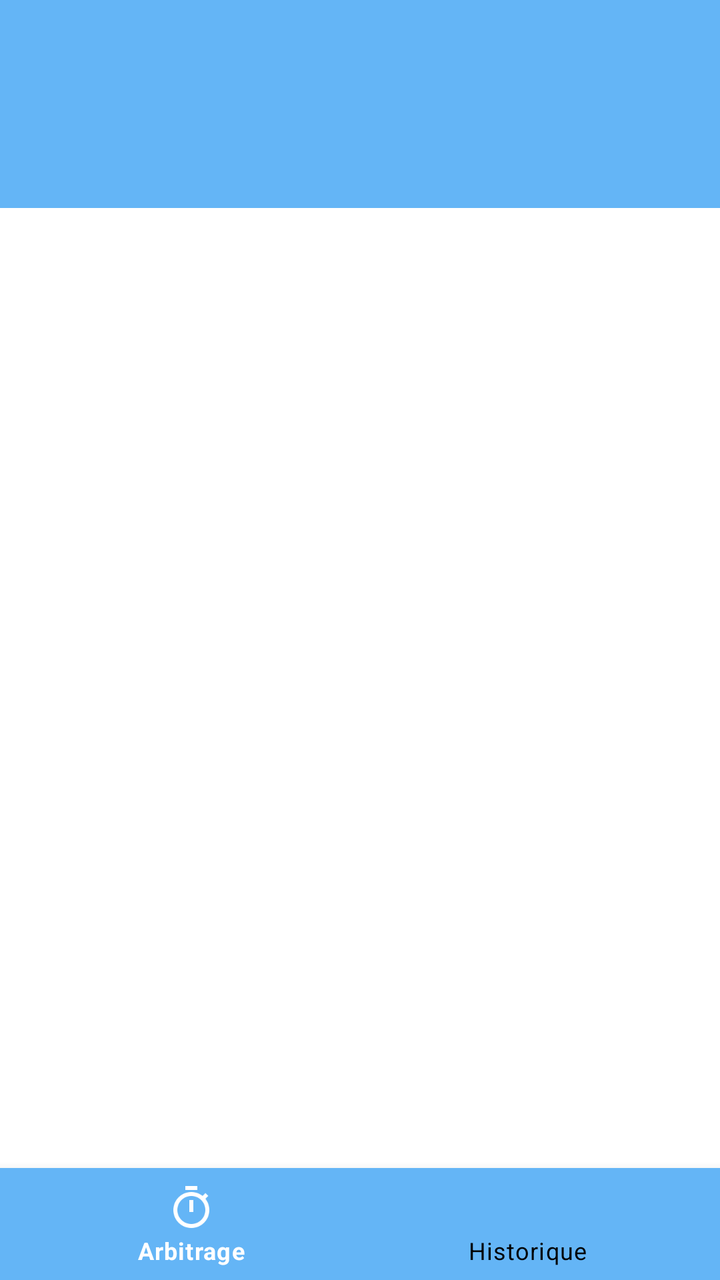
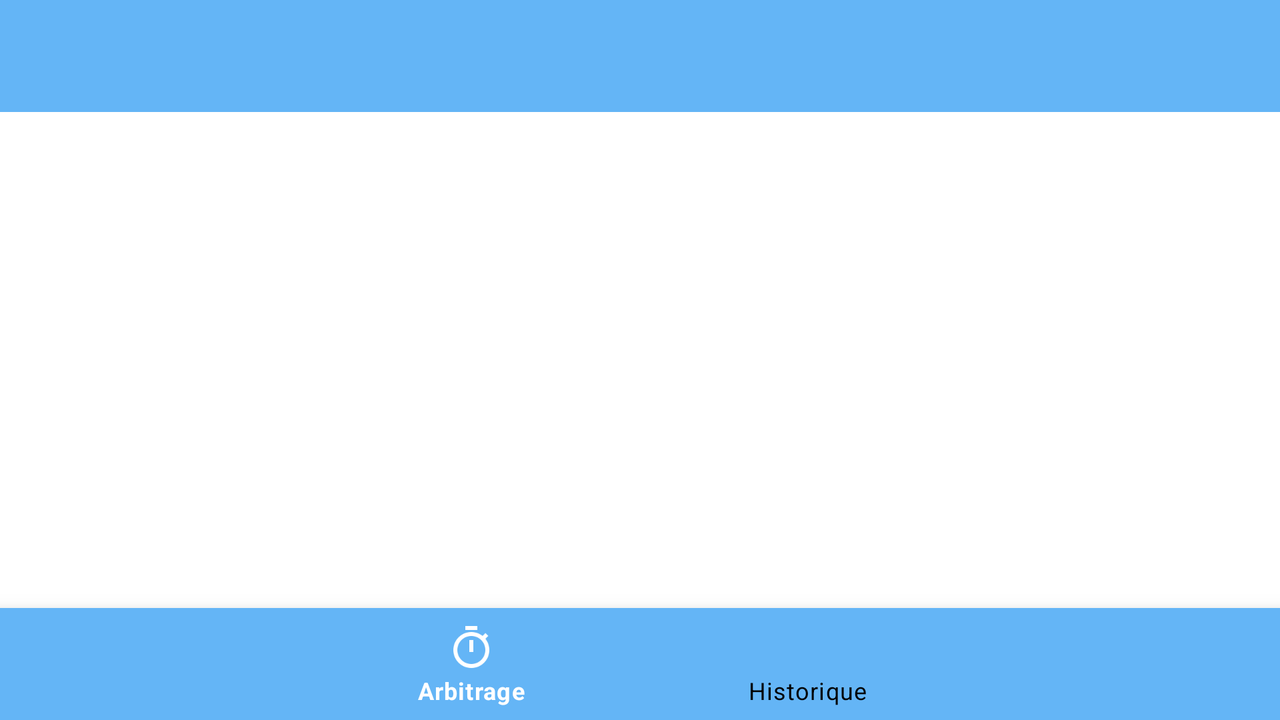

First picture: res/layout/ on a phone held upright. Second picture: the repository's own variant of that layout, on a device whose configuration matches the variant's folder. Source for both follows.
<!-- AndroidManifest.xml: application theme Theme.SmartTraining -->
<!-- res/layout/activity_history.xml -->
<?xml version="1.0" encoding="utf-8"?>
<RelativeLayout xmlns:android="http://schemas.android.com/apk/res/android"
    xmlns:app="http://schemas.android.com/apk/res-auto"
    android:layout_width="match_parent"
    android:layout_height="match_parent">

    <include
        layout="@layout/toolbar"
        android:layout_width="match_parent"
        android:layout_height="wrap_content" />

    <com.google.android.material.tabs.TabLayout
        android:id="@+id/activity_history_tablayout"
        android:layout_width="match_parent"
        android:layout_height="wrap_content"
        app:tabSelectedTextColor="@color/selectedItem"
        app:tabTextColor="@color/unselectedItem"
        android:background="@color/primaryColor"
        android:layout_below="@+id/toolbar" />

    <androidx.viewpager2.widget.ViewPager2
        android:id="@+id/activity_history_viewpager"
        android:layout_width="match_parent"
        android:layout_height="match_parent"
        android:layout_above="@id/activity_history_bottom_navigation"
        android:layout_below="@+id/activity_history_tablayout" />

    <com.google.android.material.bottomnavigation.BottomNavigationView
        android:id="@+id/activity_history_bottom_navigation"
        android:layout_width="match_parent"
        android:layout_height="wrap_content"
        android:layout_alignParentBottom="true"
        android:background="@color/primaryColor"
        app:itemIconTint="@drawable/bottom_navigation_colors"
        app:itemTextColor="@drawable/bottom_navigation_colors"
        app:menu="@menu/bottom_navigation_menu" />

</RelativeLayout>
<!-- res/layout/toolbar.xml (included above) -->
<?xml version="1.0" encoding="utf-8" ?>
<androidx.appcompat.widget.Toolbar
    android:fitsSystemWindows="true"
    xmlns:android="http://schemas.android.com/apk/res/android"
    xmlns:app="http://schemas.android.com/apk/res-auto"
    android:id="@+id/toolbar"
    android:layout_width="match_parent"
    android:layout_height="wrap_content"
    android:background="?attr/colorPrimary"
    android:minHeight="?attr/actionBarSize"
    android:theme="@style/ToolbarTheme"
    app:titleTextAppearance="@style/Toolbar.TitleText" />
<!-- resources referenced by this layout -->
<resources>
  <color name="primaryColor">#64B5F6</color>
  <color name="selectedItem">#FFFFFF</color>
  <color name="unselectedItem">#000000</color>
  <!-- drawable bottom_navigation_colors (drawable) -->
  <selector xmlns:android="http://schemas.android.com/apk/res/android">
      <item
          android:state_checked="true"
          android:color="@color/selectedItem" />
      <item
          android:state_checked="false"
          android:color="@color/unselectedItem" />
  </selector>
  <style name="Toolbar.TitleText" parent="TextAppearance.Widget.AppCompat.Toolbar.Title">
          <item name="android:textSize">21sp</item>
      </style>
  <style name="ToolbarTheme" parent="@style/ThemeOverlay.AppCompat.Dark.ActionBar">
          
          <item name="android:textColorPrimary">@color/primaryTextColor</item>
      </style>
  <style name="Theme.SmartTraining" parent="Theme.MaterialComponents.DayNight.NoActionBar">
          
          <item name="colorPrimary">@color/primaryColor</item>
          
          <item name="colorSecondary">@color/secondaryColor</item>
          
          <item name="android:statusBarColor" tools:targetApi="l">?attr/colorPrimaryVariant</item>
          
      </style>
  <color name="primaryTextColor">#FFFFFF</color>
  <color name="secondaryColor">#C8E6C9</color>
</resources>
<!-- res/layout-land/activity_history.xml (the repository's variant of the layout above) -->
<!-- drawn on the phone turned sideways -->
<?xml version="1.0" encoding="utf-8"?>
<RelativeLayout xmlns:android="http://schemas.android.com/apk/res/android"
    xmlns:app="http://schemas.android.com/apk/res-auto"
    android:layout_width="match_parent"
    android:layout_height="match_parent">

    <include
        layout="@layout/toolbar"
        android:layout_width="match_parent"
        android:layout_height="wrap_content" />

    <LinearLayout
        android:layout_width="match_parent"
        android:layout_height="match_parent"
        android:orientation="horizontal"
        android:layout_above="@id/activity_history_bottom_navigation"
        android:layout_below="@+id/toolbar">

        <FrameLayout
            android:layout_weight="70"
            android:id="@+id/activity_history_frame_layout"
            android:layout_width="match_parent"
            android:layout_height="match_parent" />

        <FrameLayout
            android:layout_weight="30"
            android:id="@+id/activity_detail_history_frame_layout"
            android:layout_width="match_parent"
            android:layout_height="match_parent" />

    </LinearLayout>


    <com.google.android.material.bottomnavigation.BottomNavigationView
        android:id="@+id/activity_history_bottom_navigation"
        android:layout_width="match_parent"
        android:layout_height="wrap_content"
        android:layout_alignParentBottom="true"
        android:background="@color/primaryColor"
        app:itemIconTint="@drawable/bottom_navigation_colors"
        app:itemTextColor="@drawable/bottom_navigation_colors"
        app:menu="@menu/bottom_navigation_menu" />

</RelativeLayout>
<!-- resources referenced by the variant -->
<!-- as the phone turned sideways resolves them -->
<resources>
  <color name="primaryColor">#64B5F6</color>
  <!-- drawable bottom_navigation_colors (drawable) -->
  <selector xmlns:android="http://schemas.android.com/apk/res/android">
      <item
          android:state_checked="true"
          android:color="@color/selectedItem" />
      <item
          android:state_checked="false"
          android:color="@color/unselectedItem" />
  </selector>
  <style name="Toolbar.TitleText" parent="TextAppearance.Widget.AppCompat.Toolbar.Title">
          <item name="android:textSize">21sp</item>
      </style>
  <style name="ToolbarTheme" parent="@style/ThemeOverlay.AppCompat.Dark.ActionBar">
          
          <item name="android:textColorPrimary">@color/primaryTextColor</item>
      </style>
  <style name="Theme.SmartTraining" parent="Theme.MaterialComponents.DayNight.NoActionBar">
          
          <item name="colorPrimary">@color/primaryColor</item>
          
          <item name="colorSecondary">@color/secondaryColor</item>
          
          <item name="android:statusBarColor" tools:targetApi="l">?attr/colorPrimaryVariant</item>
          
      </style>
  <color name="selectedItem">#FFFFFF</color>
  <color name="unselectedItem">#000000</color>
  <color name="primaryTextColor">#FFFFFF</color>
  <color name="secondaryColor">#C8E6C9</color>
</resources>
